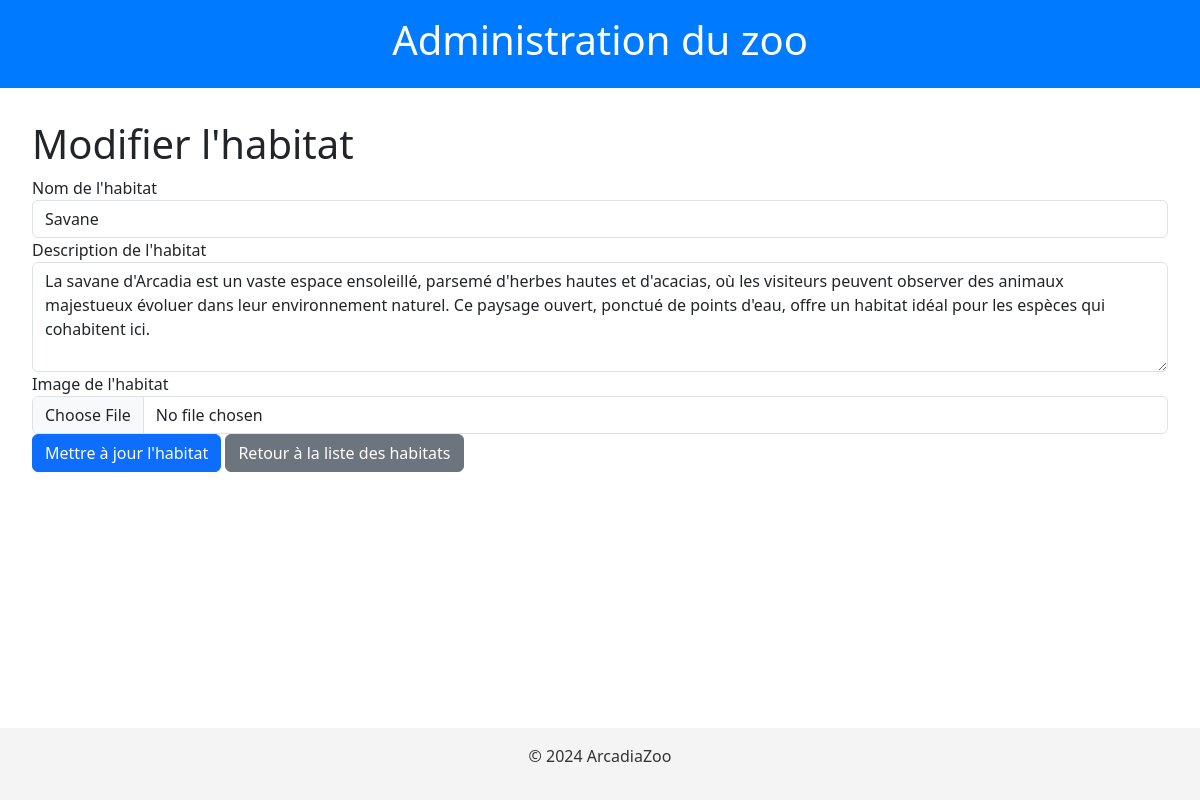
Screenshot of /edit-habitat?id=8 (signed in) with the database file from the repository.
### tables this page shows
CREATE TABLE `habitats` (
  `id` int NOT NULL,
  `name` varchar(255) NOT NULL,
  `images` varchar(255) DEFAULT NULL,
  `description` text,
  `animal` text,
  `created_at` timestamp NULL DEFAULT CURRENT_TIMESTAMP,
  `updated_at` timestamp NULL DEFAULT CURRENT_TIMESTAMP ON UPDATE CURRENT_TIMESTAMP
);

### public/index.php (called while the page is built, shortened)
<?php
require_once __DIR__ . '/../config/Database.php';
require_once __DIR__ . '/../controllers/HabitatController.php';
require_once __DIR__ . '/../models/Habitat.php';
$router = new Router();
$router->add('/', function() {
    $publicController = new PublicController();
    $publicController->home();
});
$router->add('/login', function() {
    require_once __DIR__ . '/../views/login.php';
});
$router->add('/login-submit', function() {
    $loginController = new LoginController();
    $loginController->login();
});
$router->add('/logout', function() {
    session_start();
    session_destroy();
    header('Location: /login');
    exit;
});
$router->add('/admin-dashboard', function() {
    require_once __DIR__ . '/../views/admin/admin-dashboard.php';
});
$router->add('/employee-dashboard', function() {
    require_once __DIR__ . '/../views/employe/employee-dashboard.php';
});
$router->add('/veto-dashboard', function() {
    require_once __DIR__ . '/../views/veto/veto-dashboard.php';
});
$router->add('/create-user', function() {
    $userController = new UserController();
    $userController->createUser();
});
$router->add('/create-user-submit', function() {
    $userController = new UserController();
    $userController->createUser();
});
$router->add('/showHours', function() {
    $openingHoursController = new OpeningHoursController();
    $openingHoursController->showHours();
});
$router->add('/updateHours', function() {
    $openingHoursController = new OpeningHoursController();
    $openingHoursController->updateHours();
});
$router->add('/list-habitats', function() {
    $habitatController = new HabitatController();
    $habitatController->listHabitats();
});
$router->add('/create-habitat', function() {
    $habitatController = new HabitatController();
    $habitatController->createHabitat();
});
$router->add('/create-habitat-submit', function() {
    $habitatController = new HabitatController();
    $habitatController->createHabitat();
});
$router->add('/edit-habitat', function() {
    $habitatController = new HabitatController();
    $habitatController->editHabitat();
});
$router->add('/delete-habitat', function() {
    $habitatController = new HabitatController();
    $habitatController->deleteHabitat();
});
$router->add('/list-animals', function() {
    $animalController = new AnimalController();
    $animalController->listAnimals();
});
$router->add('/create-animal', function() {
    $animalController = new AnimalController();
    $animalController->createAnimal();
});
$router->add('/create-animal-submit', function() {
    $animalController = new AnimalController();
    $animalController->createAnimal();
});
$router->add('/edit-animal', function() {
    $animalController = new AnimalController();
    $animalController->editAnimal();
});
$router->add('/delete-animal', function() {
    $animalController = new AnimalController();
    $animalController->deleteAnimal();
});
$router->add('/admin-animal-count', function() {
    $animalController = new AnimalController();
    $animalController->showAnimalCount();
});
$router->add('/list-services', function() {
    $serviceController = new ServiceController();
    $serviceController->listServices();
});
$router->add('/create-service', function() {
    $serviceController = new ServiceController();
    $serviceController->createService();
});
$router->add('/create-service-submit', function() {
    $serviceController = new ServiceController();
    $serviceController->createService();
});
$router->add('/edit-services', function() {
    $serviceController = new ServiceController();
    $serviceController->editService();
});
$router->add('/edit-service-submit', function() {
    $serviceController = new ServiceController();
    $serviceController->updateService();
});
$router->add('/edit-services', function() {
    $serviceController = new ServiceController();
    $serviceController->listService();
});
$router->add('/delete-service', function() {
    $serviceController = new ServiceController();
    $serviceController->deleteService();
});
$router->add('/add-feeding', function() {
    $feedingController = new FeedingController(new FeedingModel(), new Animal());
    $feedingController->addFeeding();
});
$router->add('/animal-consumptions', function() {
    $feedingModel = new FeedingModel();
    $feedingController = new FeedingController(new FeedingModel(), new Animal());
    $feedingController->listConsumptions();
});
$router->add('/manage-mails', function() {
    $contactController = new ContactController();
    $contactController->manageMails();
});
$router->add('/reply', function() {
    $id = $_GET['id'] ?? null;
    $contactController = new ContactController();
    $contactController->reply($id);
});
$router->add('/send-reply', function() {
    $contactController = new ContactController();
    $contactController->sendReply();
});
$router->add('/animal-reports', function() {
    $reportController = new ReportController();
    $reportController->listReports();
});
$router->add('/add-animal-report', function() {
    $reportController = new ReportController();
    $reportController->addReport();
});
$router->add('/add-habitat-review', function() {
    $habitatController = new HabitatController();
    $habitatController->addReview();
});
$router->add('/dashboard', function() {
    $adminController = new AdminController();
    $adminController->dashboard();
});
$router->add('/manage-reviews', function() {
    $reviewController = new ReviewController();
    $reviewController->manageReviews();
});
$router->add('/update-review', function() {
    $reviewController = new ReviewController();
    $reviewController->updateReview();
});
$router->add('/home', function() {
    $publicController = new PublicController();
    $publicController->home();
});
$router->add('/services', function() {
    $publicController = new PublicController();
    $publicController->services();
});
$router->add('/habitats', function() {
    $publicController = new PublicController();
    $publicController->showHabitats();
});
$router->add('/animal', function() {
    $animalController = new AnimalController();
    $animalController->showAnimalDetails();
});
$router->add('/notice', function() {
    $publicController = new PublicController();
    $publicController->notice();
});
$router->add('/submit-review', function() {
    $reviewController = new ReviewController();
    $reviewController->submitReview();
});
$router->add('/manage-reviews', function() {
    $reviewController = new ReviewController();
    $reviewController->manageReviews();
});
$router->add('/update-review', function() {
    $reviewController = new ReviewController();
    $reviewController->updateReview();
});
$router->add('/contact', function() {
    $contactController = new ContactController();
    $contactController->submitContact();
});
$router->add('/legacy', function() {
    $publicController = new PublicController();
    $publicController->legalNotice();
});
$requestPath = parse_url($_SERVER['REQUEST_URI'], PHP_URL_PATH);
$router->dispatch($requestPath);

### models/Habitat.php (called while the page is built, shortened)
<?php
class Habitat {
    private $conn;
    public function __construct() {
        $database = new Database();
        $this->conn = $database->getConnection();
    }
    public function getHabitatById($id) {
        try {
            $query = "SELECT * FROM habitats WHERE id = :id";
            $stmt = $this->conn->prepare($query);
            $stmt->bindParam(':id', $id);
            $stmt->execute();
            return $stmt->fetch(PDO::FETCH_ASSOC);
        } catch (Exception $e) {
            echo "Erreur lors de la récupération de l'habitat : " . $e->getMessage();
            return null;
        }
    }
}

### config/Database.php (called while the page is built, shortened)
<?php
class Database {
    private $host = 'localhost';
    private $dName = 'arcadia';
    private $username = 'eliess';
    private $password = 'Eliess2001#@!';
    public function getConnection() {
        $this->conn = null;
        try {
            $this->conn = new PDO("mysql:host={$this->host};dbname={$this->dName}", $this->username, $this->password);
            $this->conn->setAttribute(PDO::ATTR_ERRMODE, PDO::ERRMODE_EXCEPTION);
        } catch (PDOException $exception) {
            echo "Erreur de connexion : " . $exception->getMessage();
        }
        return $this->conn;
    }
}

### views/admin/edit_habitat.php (the view, shortened to what this page needs)
<?php include __DIR__ . '/../template/header.php'; ?>
<h1>Modifier l'habitat</h1>
<?php if (isset($habitat)): ?>
    <form action="/edit-habitat?id=<?= $habitat['id'] ?>" method="POST" enctype="multipart/form-data">
        <div class="form-group">
            <label for="name">Nom de l'habitat</label>
            <input type="text" name="name" id="name" class="form-control" value="<?= htmlspecialchars($habitat['name']) ?>" required>
        </div>
        <div class="form-group">
            <label for="description">Description de l'habitat</label>
            <textarea name="description" id="description" class="form-control" rows="4" required><?= htmlspecialchars($habitat['description']) ?></textarea>
        </div>
        <div class="form-group">
            <label for="images">Image de l'habitat</label>
            <input type="file" name="images" id="images" class="form-control">
        </div>
        <button type="submit" class="btn btn-primary">Mettre à jour l'habitat</button>
        <a href="/list-habitats" class="btn btn-secondary">Retour à la liste des habitats</a>
    </form>
<?php else: ?>
    <p>L'habitat demandé est introuvable.</p>
<?php endif; ?>
<?php include __DIR__ . '/../template/footer.php'; ?>

### public/css/styles.css (style rules this page uses)
body { font-family: 'Roboto', sans-serif; line-height: 1.6; margin: 0; padding: 0; }

### rows the page displays
habitats: name "Savane", description "La savane d'Arcadia est un vaste espace ensoleillé, parsemé d'herbes hautes et d'acacias, où les visiteurs peuvent observer des animaux majestueux évoluer dans leur environnement naturel. Ce paysage ouvert, ponctué de points d'eau, offre un habitat idéal pour les espèces qui cohabitent ici."
